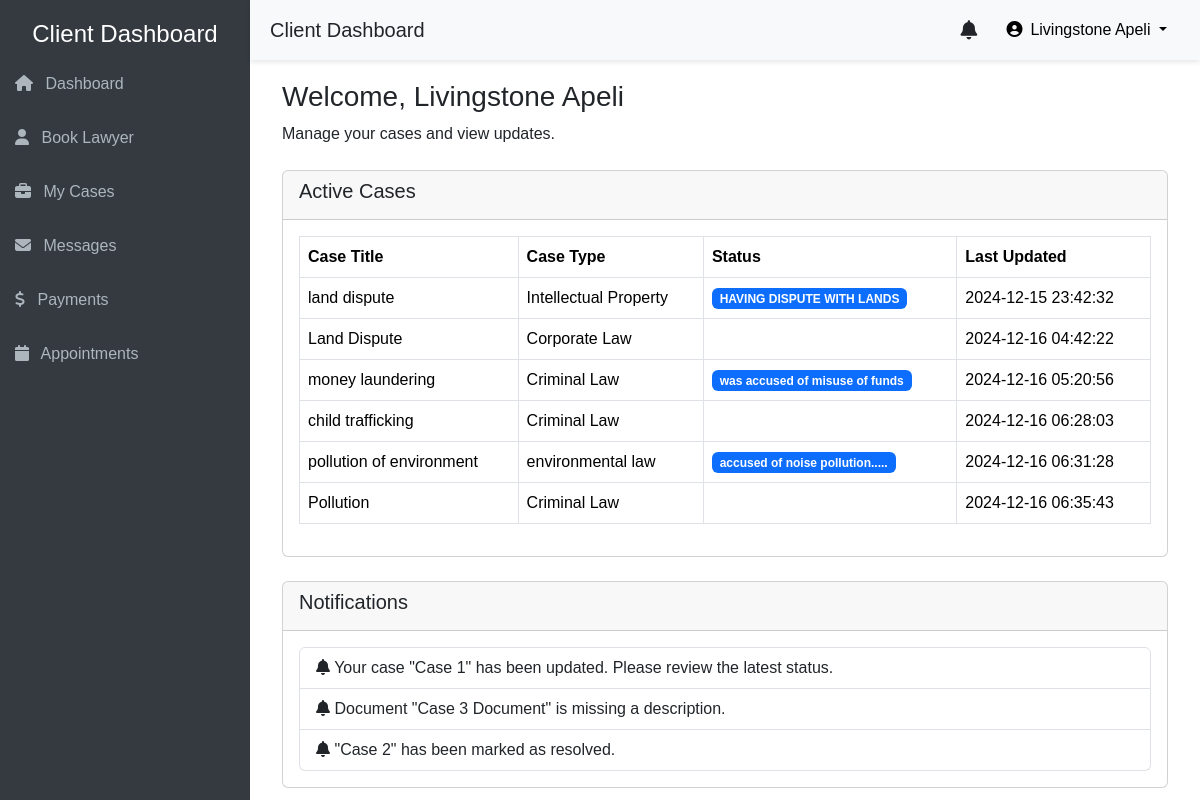
Screenshot of /clients/client_dshbrd.php (signed in) with the database file from the repository.
### tables this page shows
CREATE TABLE `cases` (
  `id` int(11) NOT NULL,
  `case_title` varchar(255) NOT NULL,
  `case_details` text NOT NULL,
  `specialization_id` int(11) NOT NULL,
  `contact_info` varchar(255) NOT NULL,
  `user_id` int(11) NOT NULL,
  `created_at` timestamp NOT NULL DEFAULT current_timestamp(),
  `status` enum('Under Review','Approved','Declined') NOT NULL DEFAULT 'Under Review'
);

CREATE TABLE `specializations` (
  `id` int(11) NOT NULL,
  `specialization_name` varchar(255) NOT NULL,
  `description` text NOT NULL
);

### clients/client_dshbrd.php (the view, shortened to what this page needs)
<!DOCTYPE html>
<html lang="en">
<head>
    <link href="https://cdn.jsdelivr.net/npm/bootstrap@5.3.2/dist/css/bootstrap.min.css" rel="stylesheet">
    <link rel="stylesheet" href="https://cdnjs.cloudflare.com/ajax/libs/font-awesome/6.4.0/css/all.min.css">
    <link rel="stylesheet" href="../css/common_dashboard.css">
</head>
<body>
    <?php include('includes/side-nav.php'); ?>
    <?php include('includes/header.php'); ?>
    <div class="main-content">
        <div class="container-fluid">
            <h3>Welcome, <?php echo $_SESSION['user_name']; ?></h3>
            <p>Manage your cases and view updates.</p>
            <div class="card mt-4">
                <div class="card-header">
                    <h5>Active Cases</h5>
                </div>
                <div class="card-body">
                    <table class="table table-bordered">
                        <thead>
                            <tr>
                                <th>Case Title</th>
                                <th>Case Type</th>
                                <th>Status</th>
                                <th>Last Updated</th>
                            </tr>
                        </thead>
                        <tbody>
                            <?php
                            include('../includes/db_connect.php');
                            $sql = "
                                SELECT c.case_title,
                                    s.specialization_name AS case_type,
                                    c.case_details AS status,
                                    c.created_at AS last_updated
                                FROM cases c
                                JOIN specializations s ON c.specialization_id = s.id
                            ";
                            $result = $conn->query($sql);
                            if ($result->num_rows > 0) {
                                while ($row = $result->fetch_assoc()) {
                                    echo "<tr>
                                            <td>" . htmlspecialchars($row['case_title']) . "</td>
                                            <td>" . htmlspecialchars($row['case_type']) . "</td>
                                            <td><span class='badge bg-primary'>" . htmlspecialchars($row['status']) . "</span></td>
                                            <td>" . htmlspecialchars($row['last_updated']) . "</td>
                                        </tr>";
                                }
                            } else {
                                echo "<tr><td colspan='4' class='text-center'>No active cases found</td></tr>";
                            }
                            ?>
                        </tbody>
                    </table>
                </div>
            </div>
            <div class="card mt-4">
                <div class="card-header">
                    <h5>Notifications</h5>
                </div>
                <div class="card-body">
                    <ul class="list-group">
                        <li class="list-group-item">
                            <i class="fa fa-bell"></i> Your case "Case 1" has been updated. Please review the latest status.
                        </li>
                        <li class="list-group-item">
                            <i class="fa fa-bell"></i> Document "Case 3 Document" is missing a description.
                        </li>
                        <li class="list-group-item">
                            <i class="fa fa-bell"></i> "Case 2" has been marked as resolved.
                        </li>
                    </ul>
                </div>
            </div>
        </div>
    </div>
</body>
</html>

### css/common_dashboard.css (style rules this page uses)
body { font-family: Arial, sans-serif; }
.main-content { margin-left: 250px; padding: 80px 20px 20px; }

### rows the page displays
cases: case_title "land dispute", specialization.specialization_name "Intellectual Property", case_details "HAVING DISPUTE WITH LANDS", created_at "2024-12-15 23:42:32"
cases: case_title "Land Dispute", specialization.specialization_name "Corporate Law", created_at "2024-12-16 04:42:22"
cases: case_title "money laundering", specialization.specialization_name "Criminal Law", case_details "was accused of misuse of funds", created_at "2024-12-16 05:20:56"
cases: case_title "child trafficking", specialization.specialization_name "Criminal Law", created_at "2024-12-16 06:28:03"
cases: case_title "pollution of environment", specialization.specialization_name "environmental law", case_details "accused of noise pollution.....", created_at "2024-12-16 06:31:28"
cases: case_title "Pollution", specialization.specialization_name "Criminal Law", created_at "2024-12-16 06:35:43"

### other values shown
$_SESSION['user_name'] "Livingstone Apeli"
